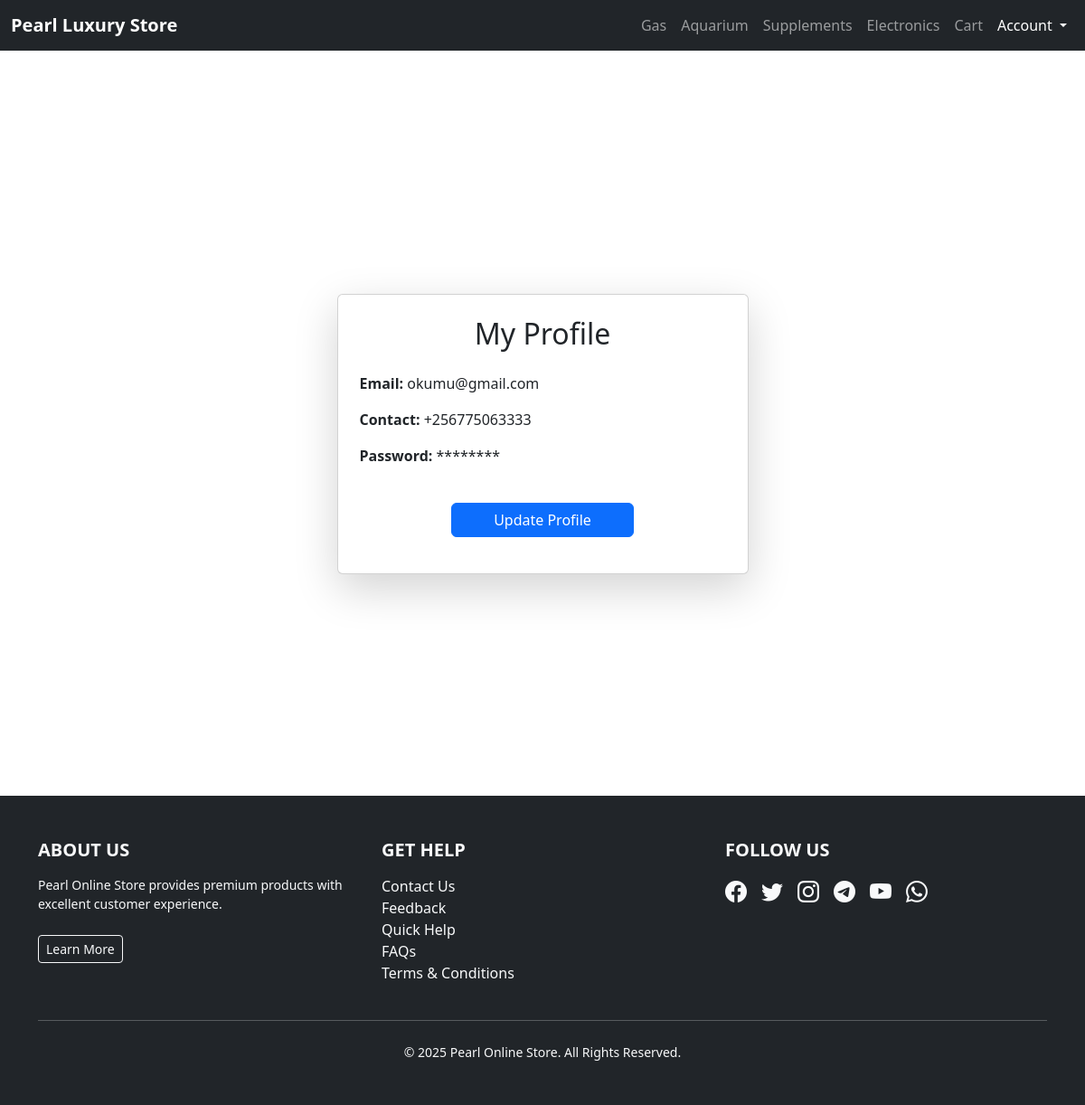
The page /profile/ (signed in) on the database as committed earlier.
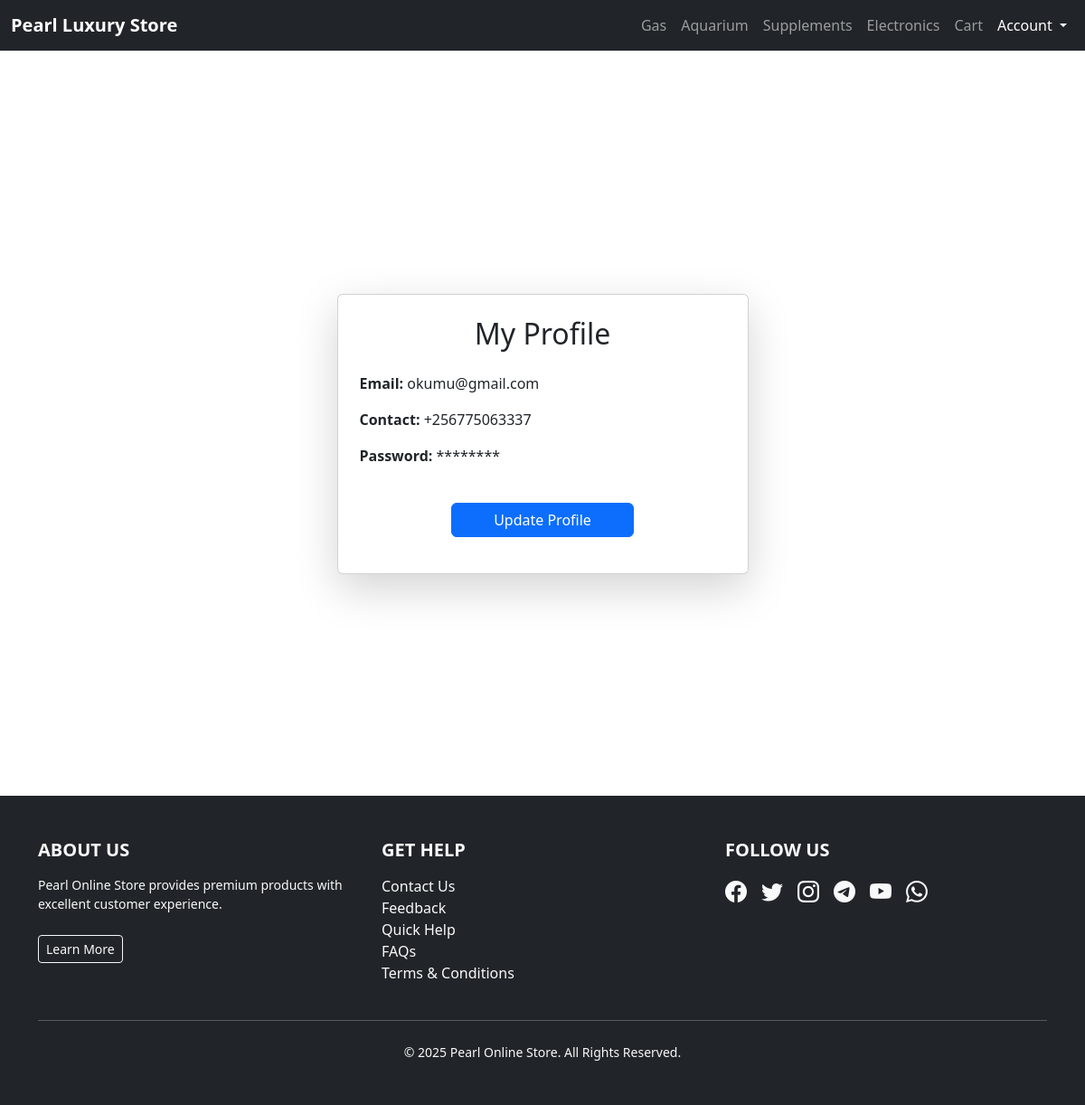
The same page on the database as committed later.
### pearlApp/models.py (models this page shows)
class User(AbstractBaseUser, PermissionsMixin):
    email = models.EmailField(unique=True)
    contact = models.CharField(max_length=20)
    is_active = models.BooleanField(default=True)
    is_staff = models.BooleanField(default=False)
    USERNAME_FIELD = "email"
    REQUIRED_FIELDS = ["contact"]
    objects = UserManager()

### pearlApp/views.py (the view)
# urls.py: path("profile/", views.profile_view, name="profile"),
@login_required
def profile_view(request):
    user = request.user
    if request.method == "POST":
        form = ProfileUpdateForm(request.POST, instance=user)
        if form.is_valid():
            contact = form.cleaned_data.get("contact")
            password = form.cleaned_data.get("password1")
            user.contact = contact
            if password:
                user.set_password(password)  # Always hash passwords
            user.save()
            messages.success(request, "Profile updated successfully!")
            return redirect("profile")  # stay on profile page
    else:
        form = ProfileUpdateForm(instance=user)
    return render(request, "auth/profile.html", {"form": form})

### templates/auth/profile.html (shortened to what this page needs)
{% extends "main.html" %}
{% block content %}
<div class="container min-vh-100 d-flex align-items-center justify-content-center">
  <div class="col-12 col-sm-10 col-md-8 col-lg-5">
    <div class="card shadow-lg p-4">
      <h2 class="text-center mb-4">My Profile</h2>
      <div class="mb-4">
        <p><strong>Email:</strong> {{ user.email }}</p>
        <p><strong>Contact:</strong> {{ user.contact }}</p>
        <p><strong>Password:</strong> ********</p>
      </div>
      <div class="d-flex justify-content-center mb-3">
        <button class="btn btn-primary w-50" id="editProfileBtn">Update Profile</button>
      </div>
    </div>
  </div>
</div>
{% endblock %}

Rows that differ between the two databases and show on the page:
changed User "okumu@gmail.com": contact "+256775063333" → "+256775063337"
